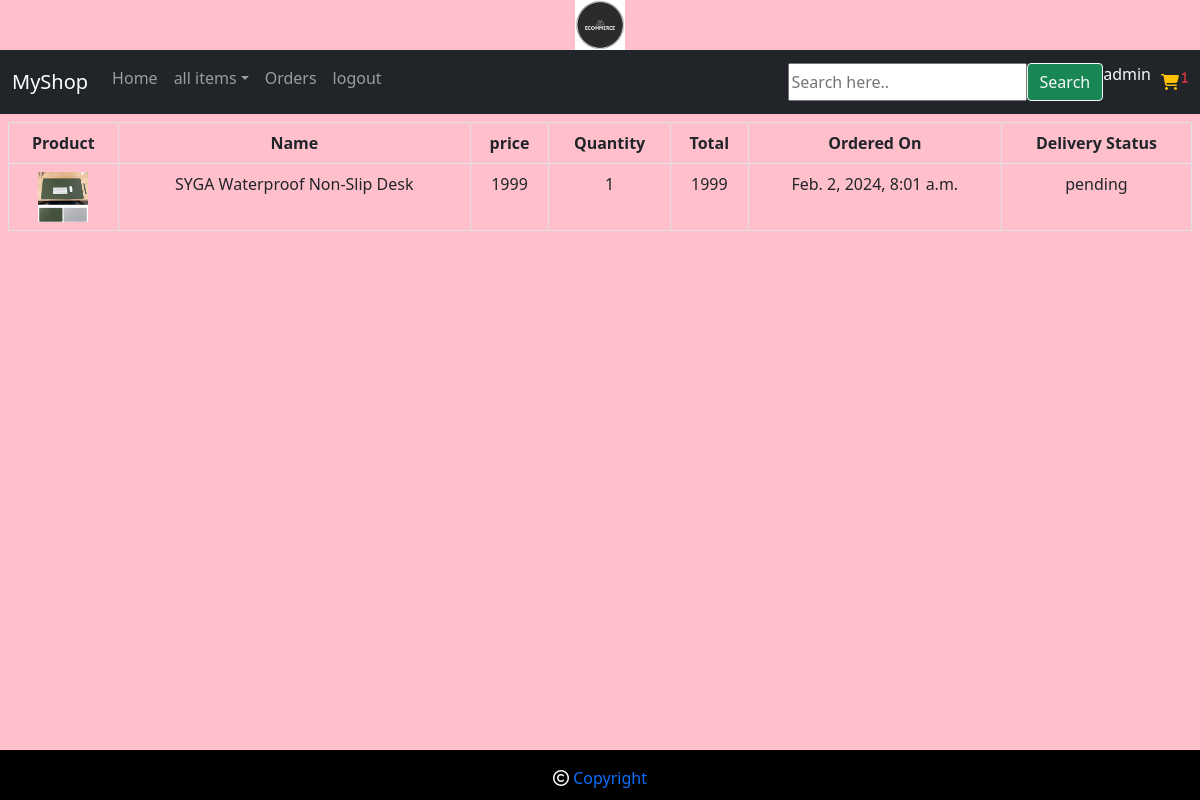
/cart/order_view (signed in), run on the app's committed database.
### cart/models.py (models this page shows, shortened)
class Order(models.Model):
    user=models.ForeignKey(User,on_delete=models.CASCADE)
    product=models.ForeignKey(Product,on_delete=models.CASCADE)
    amount=models.IntegerField()
    no_of_item = models.IntegerField()
    address = models.TextField()
    phone = models.IntegerField()
    order_status = models.CharField(max_length=30, default='pending')
    delivery_status = models.CharField(max_length=30, default='pending')
    date_added = models.DateTimeField(auto_now_add=True)
    def Total(self):
        return self.no_of_item * self.product.price

### shop/models.py (models this page shows, shortened)
class Product(models.Model):
    name=models.CharField(max_length=30)
    desc=models.TextField()
    price=models.IntegerField()
    image=models.ImageField(upload_to='product',blank=True,null=True)
    stock=models.IntegerField()
    availability=models.BooleanField(default=True)
    last_update=models.DateTimeField(auto_now=True)
    create_time=models.DateTimeField(auto_now_add=True)
    category=models.ForeignKey(Items,on_delete=models.CASCADE)

### cart/views.py (the view)
# urls.py: path('order_view', views.order_view, name='order_view'),
@login_required
def order_view(request):
    u=request.user
    items=Order.objects.filter(user=u)
    return render(request,template_name='order_view.html',context={'j':items})

### cart/context_processors.py (called while the page is built)
def total_item(request):
    t = 0
    if request.user.is_authenticated:
        u=request.user
        try:
            cart=Cart.objects.filter(user=u)
            for i in cart:
                t += i.quantity
        except:
            t=0
    return {'count':t}

### shop/context_processors.py (called while the page is built)
def menulinks(request):
    links=Items.objects.all()
    return {'links':links}

### templates/order_view.html
{%extends 'base.html'%}
{%load static%}
{%block body%}
<div class="m-2 text-center">
    <table class="table table-bordered">
        <tr class="text-center fw-bold">
            <th>Product</th>
            <th>Name</th>
            <th>price</th>
            <th>Quantity</th>
            <th>Total</th>
            <th>Ordered On</th>
            <th>Delivery Status</th>
        </tr>
        {%for i in j%}
        <tr>
            <td><img src="{{i.product.image.url}}" height="50px;" width="50px;"></td>
            <td>{{i.product.name}}</td>
            <td>{{i.product.price}}</td>
            <td>{{i.no_of_item}}</td>
            <td>{{i.Total}}</td>
            <td>{{i.date_added}}</td>
            <td>{{i.delivery_status}}</td>
        </tr>
        {%endfor%}
    </table>
</div>
{%endblock%}

### templates/base.html (shortened to what this page needs)
<!DOCTYPE html>
{%load static%}
<html lang="en">
<head>
    <link href="https://cdn.jsdelivr.net/npm/bootstrap@5.0.2/dist/css/bootstrap.min.css" rel="stylesheet">
    <link rel="stylesheet" href="https://cdnjs.cloudflare.com/ajax/libs/font-awesome/6.5.1/css/all.min.css" />
    <link href="{%static 'css/style.css'%}" type="text/css" rel="stylesheet">
</head>
<body>
<div class="container">
    <center>
        <img src="{% static 'images/lo.png'%}" height="50px;" width="50px;">
    </center>
</div>
<nav class="navbar navbar-expand-lg navbar-dark bg-dark">
    <div class="container-fluid">
        <a class="navbar-brand" href="{%url 'shop:home'%}">MyShop</a>
            <div class="collapse navbar-collapse" id="navbar-togg">
                <ul class="navbar-nav me-auto mb-2">
                    <li class="nav-item">
                        <a class="nav-link" href="#">Home</a>
                    </li>
                    {%if user.is_authenticated%}
                    <li class="nav-item dropdown">
                        <a class="nav-link dropdown-toggle" href="#" role="button"  data-bs-toggle="dropdown">all items</a>
                    </li>
                     <li class="nav-item">
                        <a class="nav-link" href="{%url 'cart:order_view'%}">Orders</a>
                    </li>
                    <li class="nav-item">
                        <a class="nav-link" href="{%url 'shop:logout'%}">logout</a>
                    </li>
                    {%endif%}
                </ul>
            </div>
         {%if user.is_authenticated%}
         <form class="d-flex" >
             <input type="text" name="search" placeholder="Search here.." class="from-control">
             <button type="submit" class="btn btn-outline-light btn-success" >Search</button>
         </form>
        <p class="text-light"> {{ user.username}}</p>
        <a href="{% url 'cart:cartview' %}"><i class="fa-solid fa-cart-shopping text-warning" style="margin-left:10px;"><sup class="text-danger"> {{count}}</sup></i></a>
        {%else%}
        <h6 class="text-light">Guest</h6>
        {%endif%}
    </div>
</nav>
{%block body%}
{%endblock%}
<div class="footer text-center">
    <div class="text-light pt-3">
        <i class="fa-regular fa-copyright"></i>
        <a class="" style="text-decoration:none;">Copyright</a>
    </div>
</div>
</body>
</html>

### static/css/style.css (style rules this page uses)
body { background-color:pink; }
.footer { text-align:center; width:100%; height:50px; background-color:black; position:fixed; bottom:0; left:0; }

### data on the page
Order: product.image (picture), product.name "SYGA Waterproof Non-Slip Desk", product.price "1999", no_of_item "1", Total "1999", date_added "Feb. 2, 2024, 8:01 a.m.", delivery_status "pending"

### other printed values
{{ user.username }} "admin"
{{ count }} "1"
